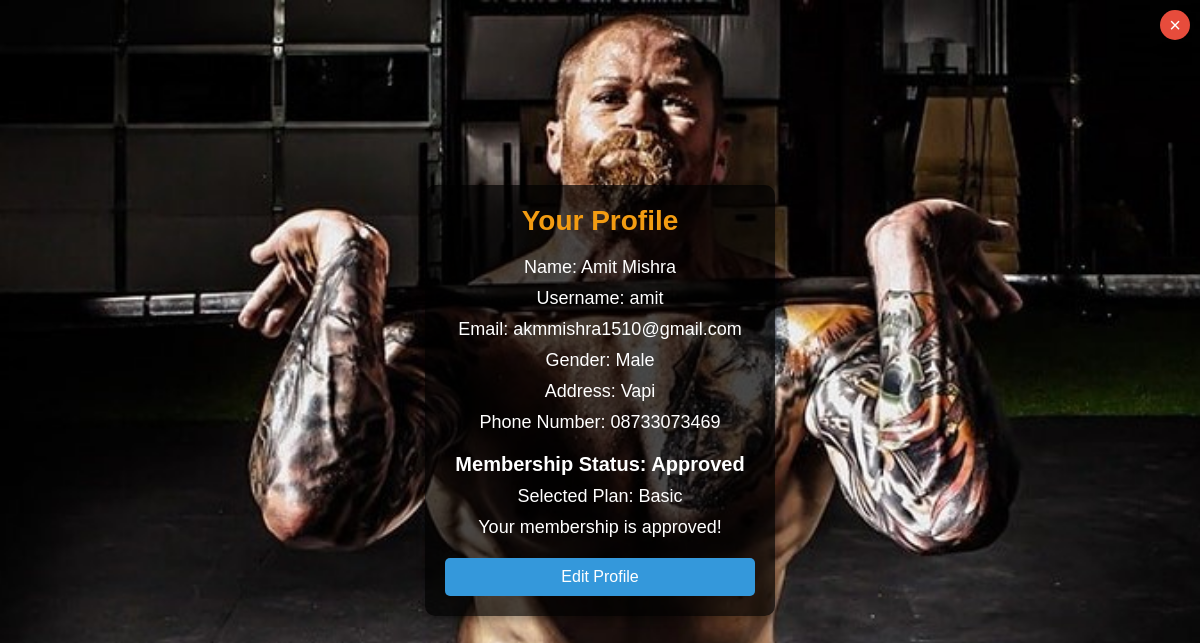
Screenshot of /profile.php (signed in) with the database file from the repository.
### tables this page shows
CREATE TABLE `users` (
  `id` int(11) NOT NULL,
  `fullname` varchar(100) NOT NULL,
  `username` varchar(50) NOT NULL,
  `email` varchar(100) NOT NULL,
  `password` varchar(255) NOT NULL,
  `gender` varchar(10) DEFAULT NULL,
  `address` text DEFAULT NULL,
  `phone_number` varchar(15) DEFAULT NULL,
  `membership_status` varchar(20) DEFAULT 'not_approved'
);

CREATE TABLE `membership_applications` (
  `id` int(11) NOT NULL,
  `user_id` int(11) NOT NULL,
  `membership_plan` enum('Basic','Ultimate','Professional') NOT NULL,
  `workout_time` enum('Morning','Afternoon','Evening') NOT NULL,
  `emergency_contact_phone` varchar(15) NOT NULL,
  `status` enum('Pending','Approved','Rejected') DEFAULT 'Pending'
);

### profile.php (the view, shortened to what this page needs)
<?php
include_once "./config/dbconnect.php";
$user_id = $_SESSION['user_id'];
$sql = "SELECT * FROM users WHERE id='$user_id'";
$result = $conn->query($sql);
$user = $result->fetch_assoc();
$membership_sql = "SELECT * FROM membership_applications WHERE user_id='$user_id'";
$membership_result = $conn->query($membership_sql);
$membership = $membership_result->fetch_assoc();
if ($membership) {
  $plan_name = ucfirst($membership['membership_plan']);
} else {
  $plan_name = 'No plan selected';
  $end_date = null;
}
?>
<!DOCTYPE html>
<html lang="en">
<head>
</head>
<body>
  <button class="close-btn" onclick="window.location.href='index.php';">×</button>
  <div class="profile-container">
    <h2>Your Profile</h2>
    <p>Name: <?= htmlspecialchars($user['fullname']) ?></p>
    <p>Username: <?= htmlspecialchars($user['username']) ?></p>
    <p>Email: <?= htmlspecialchars($user['email']) ?></p>
    <p>Gender: <?= htmlspecialchars($user['gender']) ?></p>
    <p>Address: <?= htmlspecialchars($user['address']) ?></p>
    <p>Phone Number: <?= htmlspecialchars($user['phone_number']) ?></p>
    <div class="membership-status">
      Membership Status: <?= ucfirst(htmlspecialchars($user['membership_status'])) ?>
    </div>
    <?php if ($user['membership_status'] == 'approved'): ?>
      <p>Selected Plan: <?= $plan_name ?></p>
    <?php endif; ?>
    <?php if ($user['membership_status'] == 'not_approved'): ?>
      <a href="membership_form.php">Apply for Membership</a>
    <?php elseif ($user['membership_status'] == 'pending'): ?>
      <p>Your membership application is pending approval.</p>
    <?php elseif ($user['membership_status'] == 'rejected'): ?>
      <p>Your membership has been rejected. Please contact the admin for more details.</p>
    <?php else: ?>
      <p>Your membership is approved!</p>
    <?php endif; ?>
    <a href="edit_profile.php" class="edit-profile-btn">Edit Profile</a>
  </div>
</body>
</html>

### profile.php (style rules this page uses)
* { margin: 0; padding: 0; box-sizing: border-box; font-family: 'Arial', sans-serif; }
body { display: flex; justify-content: center; align-items: center; min-height: 100vh; background: url('./assets/images/bg.jpg') no-repeat center center/cover; color: #fff; }
.profile-container { background-color: rgba(0, 0, 0, 0.7); padding: 20px; border-radius: 10px; width: 350px; text-align: center; box-shadow: 0 4px 8px rgba(0, 0, 0, 0.3); position: relative; }
h2 { margin-bottom: 20px; font-size: 28px; color: #f39c12; }
p { margin: 10px 0; font-size: 18px; }
a { display: inline-block; margin-top: 20px; padding: 10px 15px; background-color: #f39c12; color: #fff; text-decoration: none; border-radius: 5px; transition: background-color 0.3s ease; }
.membership-status { margin-top: 20px; font-size: 20px; font-weight: bold; }
.edit-profile-btn { display: block; margin-top: 20px; padding: 10px 15px; background-color: #3498db; color: #fff; text-decoration: none; border-radius: 5px; transition: background-color 0.3s ease; }
.close-btn { position: absolute; top: 10px; right: 10px; background: #e74c3c; border: none; color: #fff; font-size: 20px; cursor: pointer; border-radius: 50%; width: 30px; height: 30px; display: flex; align-items: center; justify-content: center; }

### rows the page displays
users: fullname "Amit Mishra", username "amit", email "akmmishra1510@gmail.com", gender "Male", address "Vapi", phone_number "08733073469", membership_status "Approved"
membership_applications: membership_plan "Basic"
